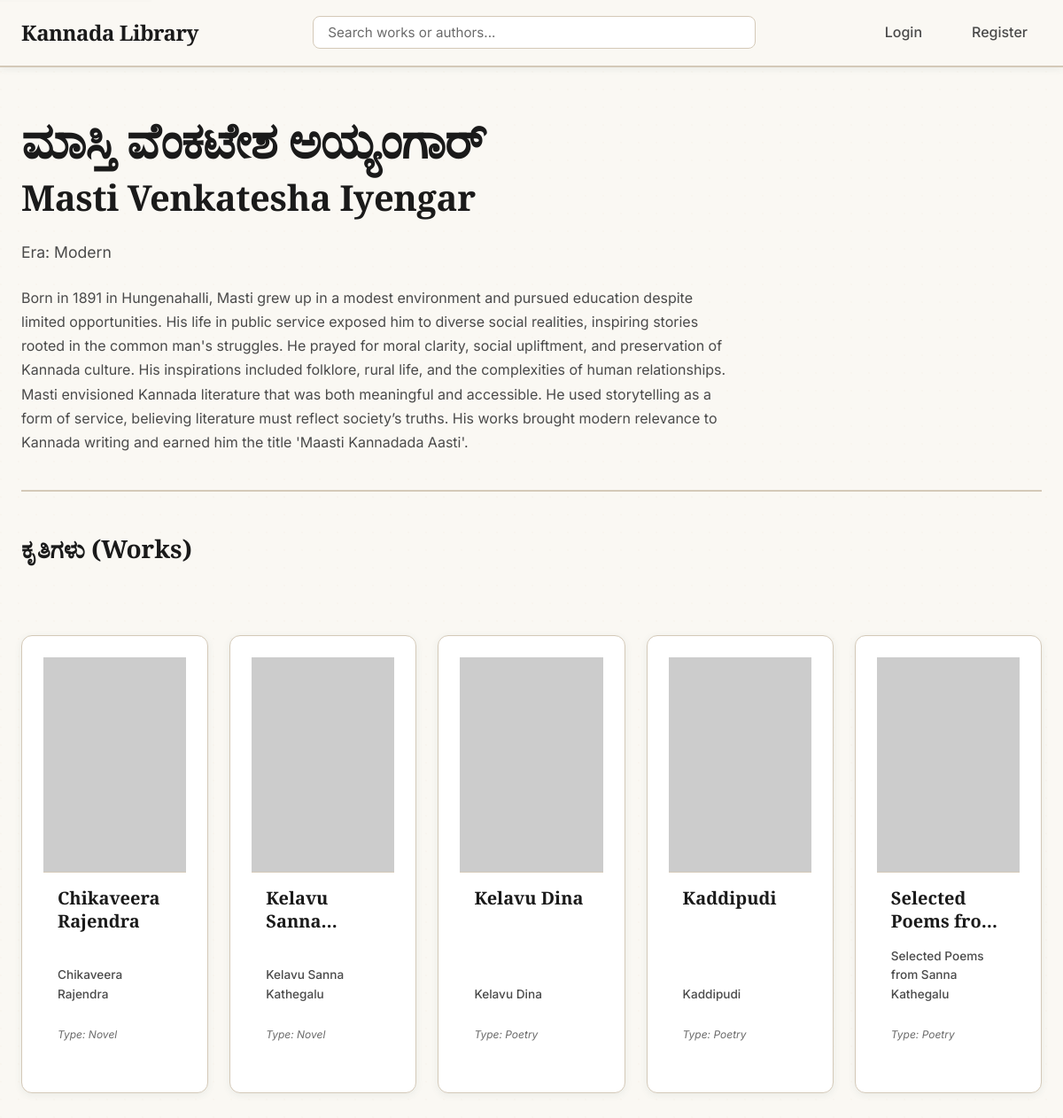
Page /author/7 on the committed database.
### tables this page shows
CREATE TABLE Author (
    author_id INTEGER PRIMARY KEY AUTOINCREMENT,
    name_kannada TEXT NOT NULL,
    name_english TEXT NOT NULL,
    biography TEXT,
    image_url TEXT, -- e.g., 'kuvempu.jpg'
    era TEXT
);

CREATE TABLE Work (
    work_id INTEGER PRIMARY KEY AUTOINCREMENT,
    author_id INTEGER NOT NULL,
    title_kannada TEXT NOT NULL,
    title_english TEXT NOT NULL,
    synopsis TEXT,
    cover_image_url TEXT, -- e.g., 'kanooru_heggadithi.jpg'
    type TEXT, -- 'Novel', 'Poetry', 'Play'
    FOREIGN KEY (author_id) REFERENCES Author (author_id)
);

### app.py (the view)
@app.route('/author/<int:author_id>')
def author_details(author_id):
    db = get_db()
    author = db.execute('SELECT * FROM Author WHERE author_id = ?', (author_id,)).fetchone()
    if author is None:
        abort(404)
    works = db.execute('SELECT * FROM Work WHERE author_id = ?', (author_id,)).fetchall()
    return render_template('author.html', author=author, works=works)

### app.py (called while the page is built)
def get_db():
    db = getattr(g, '_database', None)
    if db is None:
        db = g._database = sqlite3.connect(DATABASE)
        db.row_factory = sqlite3.Row
    return db

@app.teardown_appcontext
def close_connection(exception):
    db = getattr(g, '_database', None)
    if db is not None:
        db.close()

### templates/author.html (shortened to what this page needs)
{% extends "layout.html" %}
{% block content %}
    <div class="author-header">
        <h1>{{ author.name_kannada }}</h1>
        <h2>{{ author.name_english }}</h2>
        {% if author.era %}
            <p class="author-era">Era: {{ author.era }}</p>
        {% endif %}
        {% if author.biography %}
            <p class="author-bio">{{ author.biography }}</p>
        {% endif %}
    </div>
    <div class="works-list">
        <h3>ಕೃತಿಗಳು (Works)</h3>
        {% if works %}
            <div class="work-grid">
                {% for work in works %}
                    <a href="{{ url_for('work_details', work_id=work.work_id) }}" class="work-card">
                        <div class="work-poster">
                            {% if work.cover_image_url %}
                                <img
                                    src="{{ url_for('static', filename='images/' + work.cover_image_url) }}"
                                    alt="Cover for {{ work.title_english }}"
                                    loading="lazy"
                                >
                            {% else %}
                                <img
                                    src="https://placehold.co/500x750/f5f2eb/6b6b6b?text={{ work.title_english|urlencode }}"
                                    alt="Cover for {{ work.title_english }}"
                                    loading="lazy"
                                >
                            {% endif %}
                        </div>
                        <div class="work-details">
                            <h3 class="work-title">{{ work.title_kannada }}</h3>
                            <p class="work-author">{{ work.title_english }}</p>
                            <p class="work-type">Type: {{ work.type }}</p>
                        </div>
                    </a>
                {% endfor %}
            </div>
        {% else %}
            <p>No works available for this author.</p>
        {% endif %}
    </div>
{% endblock %}

### static/style.css (style rules this page uses)
:root { --bg-primary: #faf8f3; --bg-secondary: #f5f2eb; --bg-tertiary: #f0ede5; --bg-card: #ffffff; --bg-hover: #f8f6f0; --text-primary: #1a1a1a; --text-secondary: #4a4a4a; --text-muted: #6b6b6b; --accent-primary: #2d5a5f; --accent-secondary: #3d6b7a; --accent-tertiary: #4a7c8a; --accent-hover: #1f4a4f; --highlight: #d4a574; --highlight-light: #e8c9a0; --highlight-dark: #b8935a; --border-color: #d4c9b8; --shadow-sm: 0 2px 8px rgba(45, 90, 95, 0.08); --shadow-md: 0 4px 16px rgba(45, 90, 95, 0.12); --shadow-lg: 0 8px 32px rgba(45, 90, 95, 0.15); --shadow-glow: 0 0 20px rgba(212, 165, 116, 0.2); --spacing-xs: 0.5rem; --spacing-sm: 1rem; --spacing-md: 1.5rem; --spacing-lg: 2rem; --spacing-xl: 3rem; --spacing-2xl: 4rem; --font-primary: 'Inter', -apple-system, BlinkMacSystemFont, 'Segoe UI', sans-serif; --font-display: 'Playfair Display', Georgia, serif; --transition-fast: 150ms ease; --transition-base: 250ms ease; --transition-slow: 350ms ease; --radius-sm: 4px; --radius-md: 8px; --radius-lg: 12px; --radius-xl: 16px; }
* { margin: 0; padding: 0; box-sizing: border-box; }
html { font-size: 16px; scroll-behavior: smooth; color-scheme: light; }
body { font-family: var(--font-primary); background-color: var(--bg-primary) !important; background-image: radial-gradient(circle at 1px 1px, rgba(212, 165, 116, 0.03) 1px, transparent 0); background-size: 20px 20px; color: var(--text-primary) !important; line-height: 1.6; -webkit-font-smoothing: antialiased; -moz-osx-font-smoothing: grayscale; min-height: 100vh; }
h1, h2, h3, h4, h5, h6 { font-family: var(--font-display); font-weight: 700; line-height: 1.2; color: var(--text-primary); margin-bottom: var(--spacing-md); }
h1 { font-size: clamp(2rem, 5vw, 3.5rem); letter-spacing: -0.02em; }
h2 { font-size: clamp(1.5rem, 4vw, 2.5rem); letter-spacing: -0.01em; }
h3 { font-size: clamp(1.25rem, 3vw, 1.75rem); }
p { margin-bottom: var(--spacing-sm); color: var(--text-secondary); }
a { color: var(--accent-primary); text-decoration: none; transition: color var(--transition-fast); }
.work-grid, .film-grid { display: grid; grid-template-columns: repeat(auto-fill, minmax(180px, 1fr)); gap: var(--spacing-md); margin-top: var(--spacing-lg); }
.work-card, .film-card { background-color: var(--bg-card); border-radius: var(--radius-lg); overflow: hidden; transition: all var(--transition-base); cursor: pointer; border: 1px solid var(--border-color); display: flex; flex-direction: column; box-shadow: var(--shadow-sm); }
.film-poster, .work-poster { position: relative; width: 100%; padding-top: 150%; overflow: hidden; background-color: var(--bg-secondary); border-bottom: 1px solid var(--border-color); }
.film-poster img, .work-poster img { position: absolute; top: 0; left: 0; width: 100%; height: 100%; object-fit: cover; transition: transform var(--transition-slow); }
.film-details, .work-details { padding: var(--spacing-sm); flex: 1; display: flex; flex-direction: column; }
.film-title, .work-title { font-size: 0.95rem; font-weight: 600; color: var(--text-primary); margin-bottom: var(--spacing-xs); line-height: 1.3; display: -webkit-box; -webkit-line-clamp: 2; line-clamp: 2; -webkit-box-orient: vertical; overflow: hidden; }
.film-year, .work-author { font-size: 0.85rem; color: var(--text-secondary); margin-top: auto; font-weight: 500; }
.work-type { font-size: 0.75rem; color: var(--text-muted); margin-top: var(--spacing-xs); font-style: italic; }
.main-header, .work-header, .profile-header, .author-header { margin-bottom: var(--spacing-xl); padding-bottom: var(--spacing-md); border-bottom: 2px solid var(--border-color); }
.main-header h1, .work-header h1, .profile-header h1, .author-header h1 { margin-bottom: var(--spacing-xs); }
.work-header h2, .author-header .author-era { color: var(--text-secondary); font-size: 1.1rem; font-weight: 400; margin-bottom: var(--spacing-md); }
.author-bio { color: var(--text-secondary); line-height: 1.7; max-width: 800px; }
.author-header { margin-bottom: var(--spacing-xl); }
.works-list { display: grid; gap: var(--spacing-md); margin-top: var(--spacing-lg); }
.works-list .work-card { padding: var(--spacing-md); }
.works-list .work-card h3 { margin-bottom: var(--spacing-sm); font-size: 1.25rem; }
img { max-width: 100%; height: auto; }

### templates/layout.html (style rules this page uses)
html { color-scheme: light !important; }
body { background-color: #faf8f3 !important; color: #1a1a1a !important; }

### rows in the picture
Author: name_kannada "ಮಾಸ್ತಿ ವೆಂಕಟೇಶ ಅಯ್ಯಂಗಾರ್", name_english "Masti Venkatesha Iyengar", era "Modern", biography "Born in 1891 in Hungenahalli, Masti grew up in a modest environment and pursued education despite limited opportunities. His life in public service exposed him to diverse social realities, inspiring stories rooted in the common man's struggles. He prayed for moral clarity, social upliftment, and preservation of Kannada culture. His inspirations included folklore, rural life, and the complexities of human relationships. Masti envisioned Kannada literature that was both meaningful and accessible. He used storytelling as a form of service, believing literature must reflect society’s truths. His works brought modern relevance to Kannada writing and earned him the title 'Maasti Kannadada Aasti'."
Work: title_kannada "Chikaveera Rajendra", title_english "Chikaveera Rajendra", type "Novel"
Work: title_kannada "Kelavu…", title_english "Kelavu Sanna Kathegalu", type "Novel"
Work: title_kannada "Kelavu Dina", title_english "Kelavu Dina", type "Poetry"
Work: title_kannada "Kaddipudi", title_english "Kaddipudi", type "Poetry"
Work: title_kannada "Selected Poems…", title_english "Selected Poems from Sanna Kathegalu", type "Poetry"
